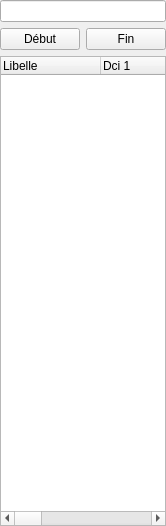
        <widget class="QWidget" name="page_Historique">
         <property name="geometry">
          <rect>
           <x>0</x>
           <y>0</y>
           <width>151</width>
           <height>526</height>
          </rect>
         </property>
         <attribute name="label">
          <string>Historique patient</string>
         </attribute>
         <layout class="QGridLayout" name="gridLayout_13">
          <property name="leftMargin">
           <number>0</number>
          </property>
          <property name="topMargin">
           <number>0</number>
          </property>
          <property name="rightMargin">
           <number>0</number>
          </property>
          <property name="bottomMargin">
           <number>0</number>
          </property>
          <item row="0" column="0" colspan="2">
           <widget class="C_QLineEdit" name="lineEdit_HistoriqueSearch"/>
          </item>
          <item row="1" column="0">
           <widget class="QPushButton" name="pushButton_debListPatient">
            <property name="text">
             <string>Début</string>
            </property>
           </widget>
          </item>
          <item row="1" column="1">
           <widget class="QPushButton" name="pushButton_finListPatient">
            <property name="text">
             <string>Fin</string>
            </property>
           </widget>
          </item>
          <item row="2" column="0" colspan="2">
           <widget class="C_DragQTreeWidget" name="treeWidget_PatientDrugs">
            <property name="dragEnabled">
             <bool>false</bool>
            </property>
            <property name="dragDropOverwriteMode">
             <bool>false</bool>
            </property>
            <property name="dragDropMode">
             <enum>QAbstractItemView::NoDragDrop</enum>
            </property>
            <attribute name="headerCascadingSectionResizes">
             <bool>true</bool>
            </attribute>
            <column>
             <property name="text">
              <string>Libelle                                    </string>
             </property>
            </column>
            <column>
             <property name="text">
              <string>Dci 1</string>
             </property>
            </column>
            <column>
             <property name="text">
              <string>Dci 2</string>
             </property>
            </column>
            <column>
             <property name="text">
              <string>Dci 3</string>
             </property>
            </column>
            <column>
             <property name="text">
              <string>Prix</string>
             </property>
            </column>
            <column>
             <property name="text">
              <string>ATC</string>
             </property>
            </column>
            <column>
             <property name="text">
              <string>CIP</string>
             </property>
            </column>
            <column>
             <property name="text">
              <string>CIS</string>
             </property>
            </column>
            <column>
             <property name="text">
              <string>Origine</string>
             </property>
            </column>
            <column>
             <property name="text">
              <string>Type ID</string>
             </property>
            </column>
            <column>
             <property name="text">
              <string>SpecKey</string>
             </property>
            </column>
            <column>
             <property name="text">
              <string>Generique</string>
             </property>
            </column>
            <column>
             <property name="text">
              <string>statut</string>
             </property>
            </column>
           </widget>
          </item>
         </layout>
        </widget>
